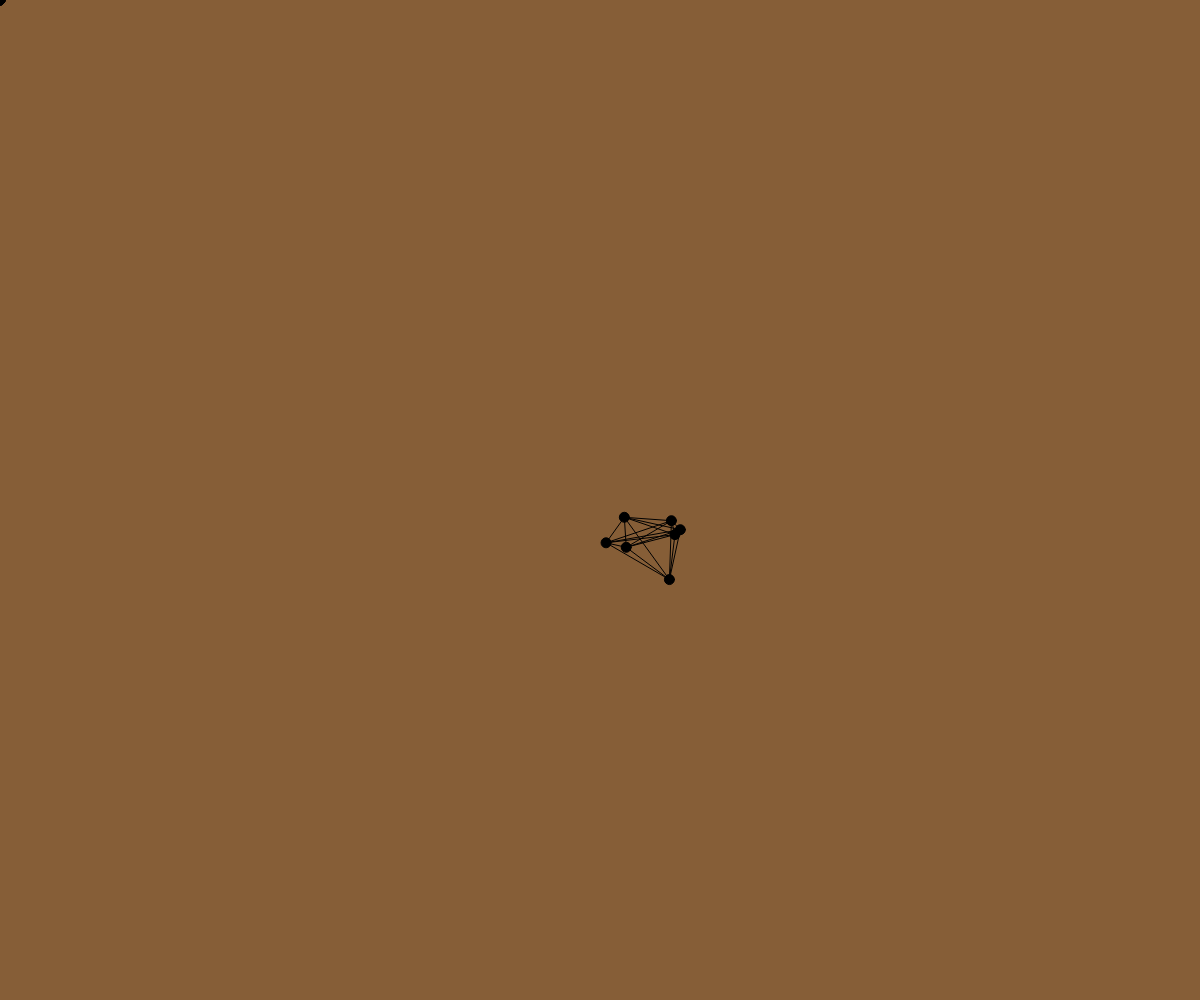
Frame 1 (no input)
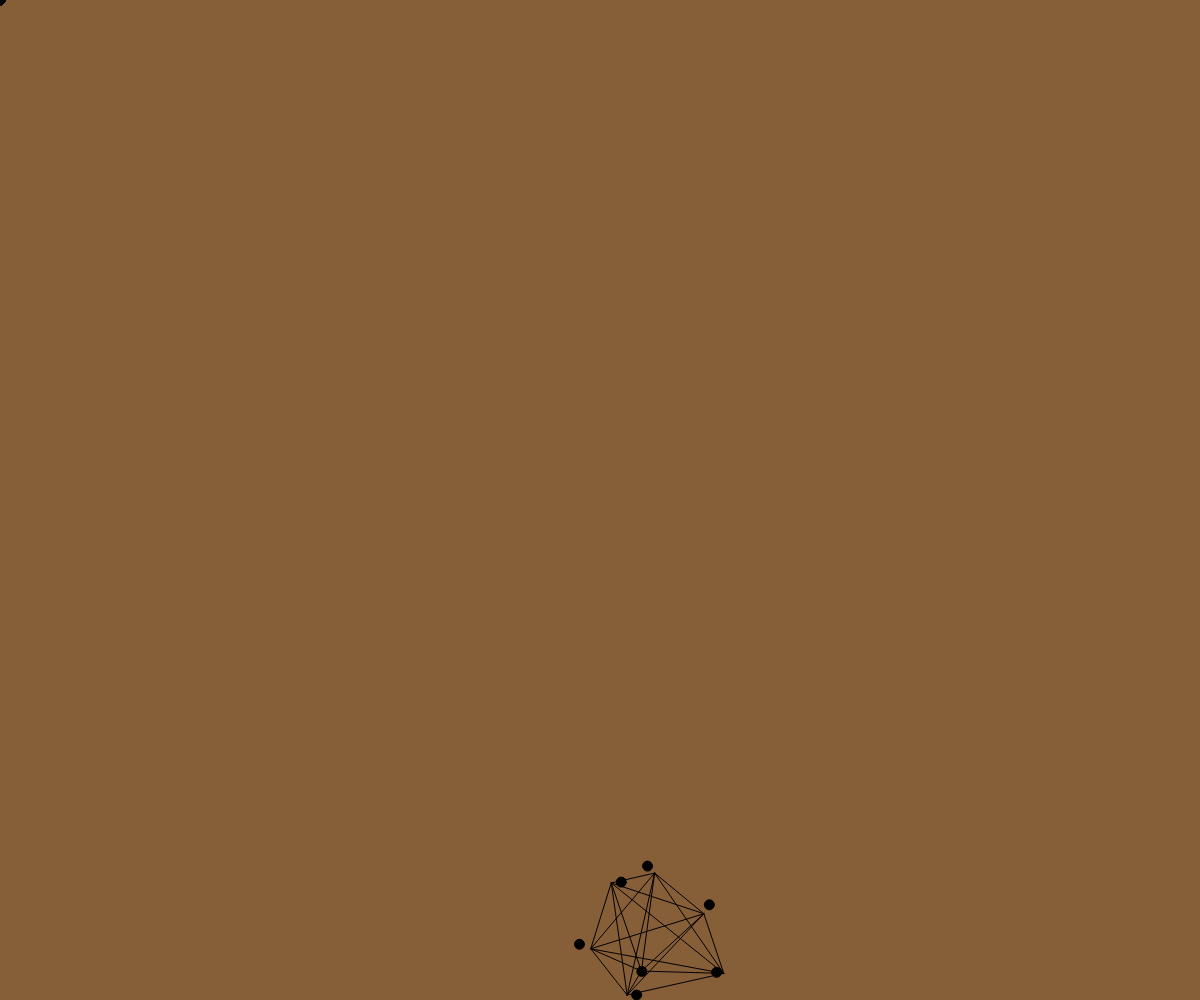
Frame 60 (no input)
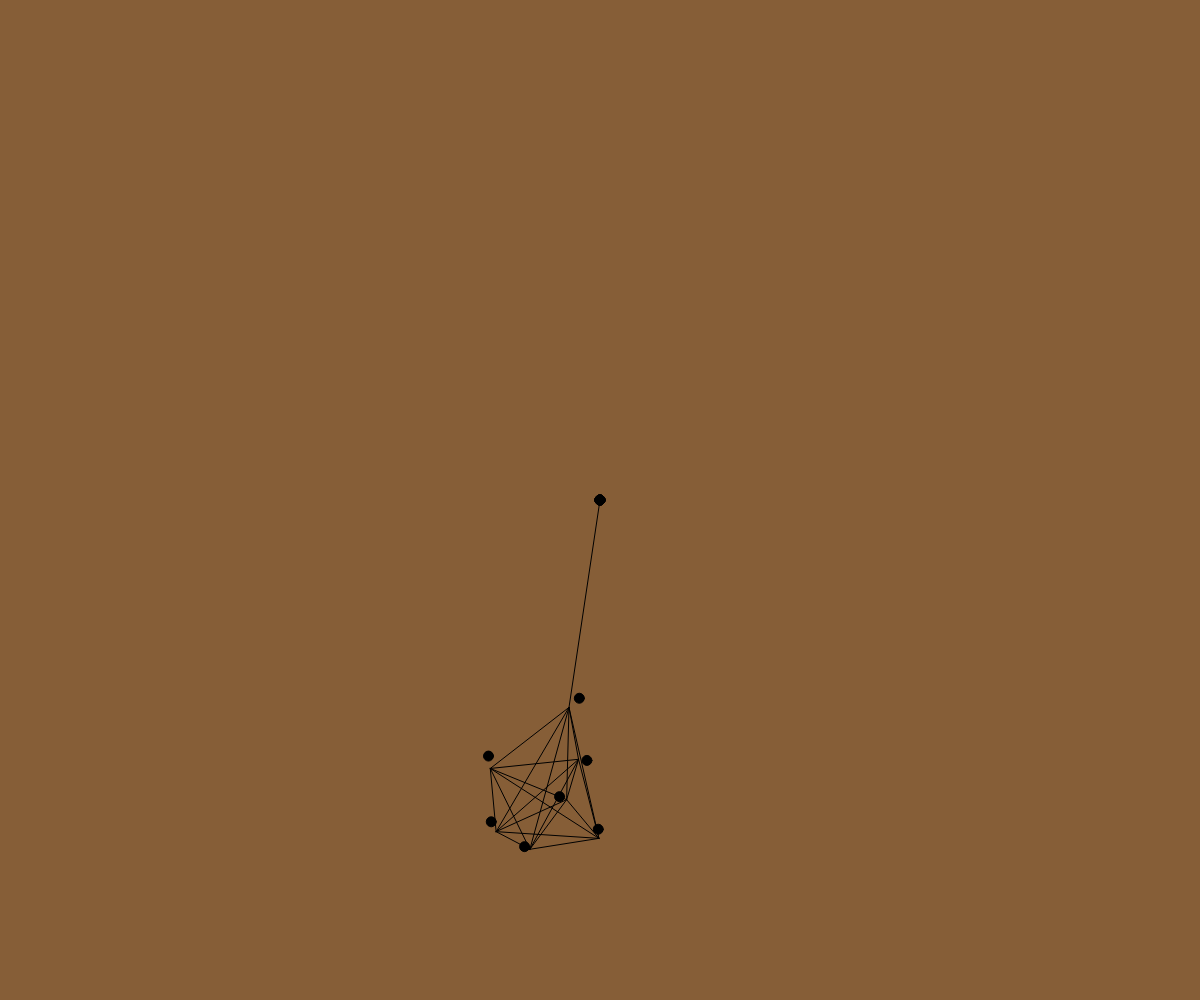
Frame 120 (the mouse pressed at the canvas centre since frame 60)

The p5.js sketch that drew these frames (run headless with seeded random() and noise() and a simulated clock; from frame 60 on, the mouse is pressed at the canvas centre):

// p5.js sketch
// ── sketch.js
function setup() {
  createCanvas(innerWidth, innerHeight);
  fill(0);
  bounce = -.6;
  frictionv = 0.97;
  radius = 10;
  i = 0;
  n = 7;
  p = [];
  for(i=0;i<n;i++){
    p[i] = createCircle();
  }
}

function draw(){
  background(134,94,55);
  for(i=0;i<n;i++){
    circle(p[i].x, p[i].y, p[i].r);
    circle(mouseX, mouseY, 10);
    moveCircle();
    friction();
    gravity();
    setSpeed();
    bounceOffWalls();
  }
  if(mouseIsPressed){
    springEffect(p[0],{x:mouseX,y:mouseY}, 100);
  }
  for(i=0;i<n-1;i++){
    for(let j=i+1;j<n;j++){
      springEffect(p[i],p[j], 100);
    }
  }
}

function createCircle(){
  return {
    x: width /2 + random(100),
    y: height /2 + random(100),
    r: radius,
    vx: 0,
    vy: 0
  };
}

function moveCircle(){
  p[i].x += p[i].vx;
  p[i].y += p[i].vy;
}

function springEffect(p1, p2, length){
  line(p1.x, p1.y, p2.x, p2.y);

  dx = p2.x - p1.x;
  dy = p2.y - p1.y;

  distence = sqrt(dx*dx + dy*dy);
  ndistence = distence / (distence - length)

  k = 0.07;

  p1.vx += dx / ndistence * k;
  p1.vy += dy / ndistence * k;
  
  p2.vx -= dx / ndistence * k;
  p2.vy -= dy / ndistence * k;
}

function friction(){
  p[i].vx *= frictionv;
  p[i].vy *= frictionv;
}

function gravity(){
  p[i].vy += 1;
}

function bounceOffWalls(){
  if(p[i].x > width-radius/2){
    p[i].x = width-radius/2
    p[i].vx *= bounce;
  }
  if(p[i].y > height-radius/2){
    p[i].y = height-radius/2
    p[i].vy *= bounce;
  }
  if(p[i].x < radius/2){
    p[i].x = radius/2
    p[i].vx *= bounce;
  }
  if(p[i].y < radius/2){
    p[i].y = radius/2
    p[i].vy *= bounce;
  }
}

function setSpeed(){
  if(p[i].vx > 50)
    p[i].vx = 50;
  if(p[i].vy > 50)
    p[i].vy = 50;
}
